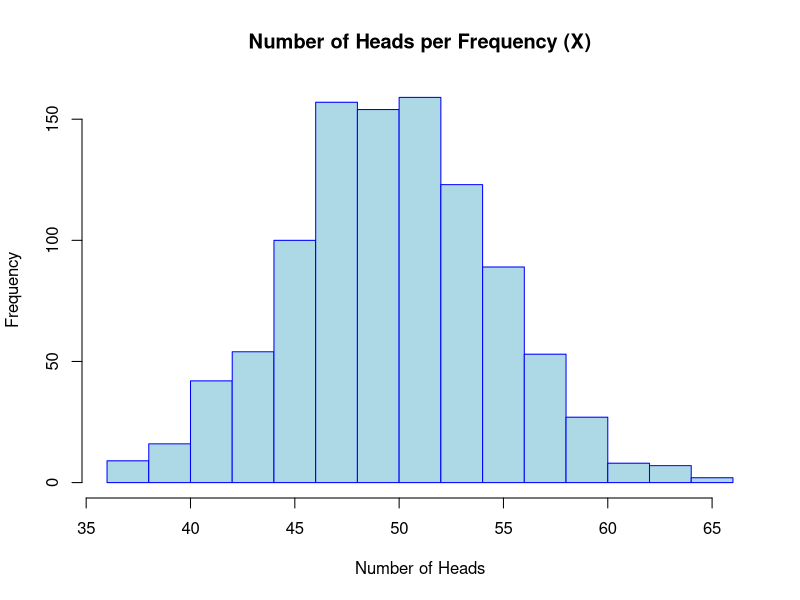
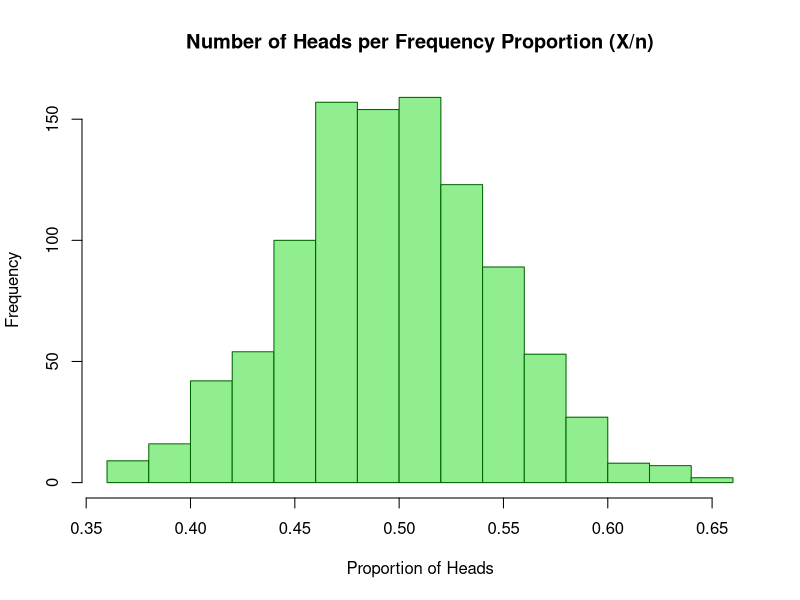

Generate these figures, in order, with R:

n <- 100 
m <- 1000

coin_flips <- matrix(runif(n * m, min = 0, max = 1) < 0.5, nrow = m, ncol = n)
X <- rowSums(coin_flips)

hist(X, main = "Number of Heads per Frequency (X)", xlab = "Number of Heads", ylab = "Frequency", col = "lightblue", border = "blue")
hist(X/n, main = "Number of Heads per Frequency Proportion (X/n)", xlab = "Proportion of Heads", ylab = "Frequency", col = "lightgreen", border = "darkgreen")
